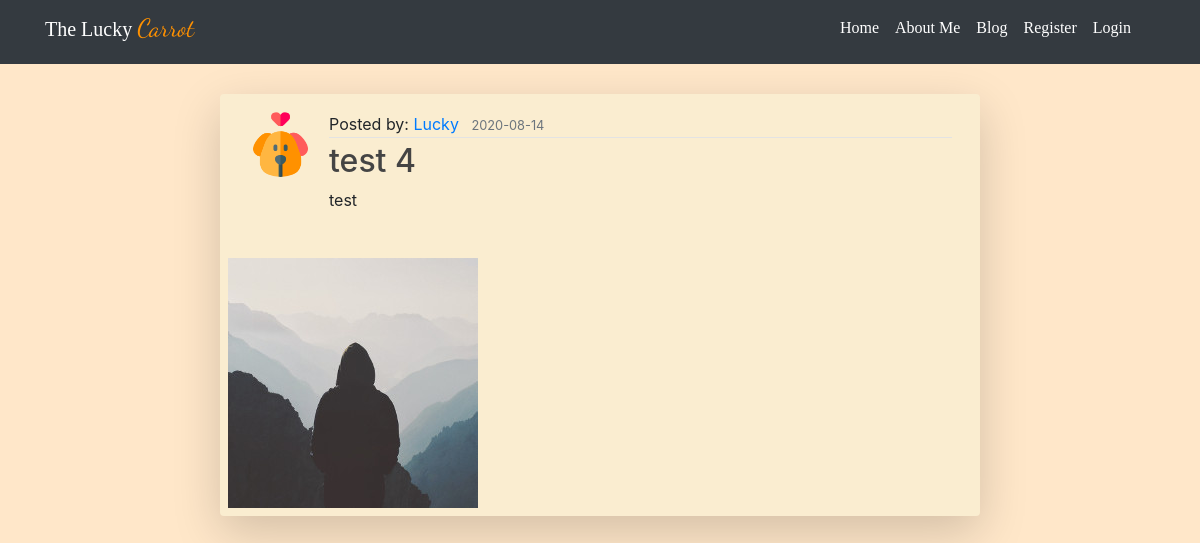
The app's page /blog/4 with its own data.
### luckycarrot/models.py (models this page shows, shortened)
class User(db.Model, UserMixin):
    id = db.Column(db.Integer, primary_key=True)
    username = db.Column(db.String(20), unique=True, nullable=False)
    email = db.Column(db.String(120), unique=True, nullable=False)
    password = db.Column(db.String(60), nullable=False)
    updates = db.Column(db.Boolean, unique=False, default=False, nullable=False)
    image_file = db.Column(db.String(20), nullable=False, default='default.png')
    admin_user = db.Column(db.Boolean, unique=False, default=False, nullable=False)
    posts = db.relationship('Post', backref='author', lazy=True)

class Post(db.Model):
    id = db.Column(db.Integer, primary_key=True)
    title = db.Column(db.String(100), nullable=False)
    date_posted = db.Column(db.DateTime, nullable=False,
                            default=datetime.utcnow)
    content = db.Column(db.Text, nullable=False)
    image_file = db.Column(db.String(20), nullable=False)
    user_id = db.Column(db.Integer, db.ForeignKey(
        'user.id'), nullable=False)

### luckycarrot/posts/routes.py (the view)
@posts.route('/blog/<int:post_id>')
def post(post_id):
    post = Post.query.get_or_404(post_id)
    return render_template('post.html', post=post)

### luckycarrot/templates/post.html (shortened to what this page needs)
{% extends 'main.html' %}
{% block links %}
<link rel="stylesheet" href="../static/css/post.css" type="text/css">
{% endblock %}
{% block content %}
    <div class='container-xl'>
        <div class="row">
            <div class="col-2"></div>
            <div class="col-8 shadow-lg p-2 mb-3 rounded borderBody">
                <article class='media content-section'>
                    <img class="rounded-circle article-img" src="{{ url_for('static', filename='profile_pictures/' + post.author.image_file)}}">
                    <div class='media-body'>
                        <div class="article-metadata">
                            <span>Posted by: <a class="mr-2" href="{{ url_for('main.about') }}">{{ post.author.username }}</a></span>
                            <small class='text-muted'>{{ post.date_posted.strftime('%Y-%m-%d') }}</small>
                        </div>
                        <h2 class="article-title">{{ post.title }}</h2>
                        <p class="article-content">{{ post.content }}</p>
                    </div>
                </article>
                <img src="{{ url_for('static', filename='post_pictures/' + post.image_file) }}">
            </div>
        </div>
    </div>
{% endblock %}

### luckycarrot/static/css/main.css (style rules this page uses)
body { background: #ffe7c9 !important; font-family: 'Bitter', serif; }
a { text-decoration: none !important; }
.borderBody { margin-top: 30px; background: #faedd0; }
.content-section { padding: 10px 20px; border-radius: 3px; margin-bottom: 20px; }

### luckycarrot/static/css/post.css (style rules this page uses)
.article-title { color: #444444; }
.article-content { white-space: pre-line; }
.article-img { height: 65px; width: 65px; margin-right: 16px; }
.article-metadata { padding-bottom: 1px; margin-bottom: 4px; border-bottom: 1px solid #e3e3e3 }

### records on screen
User: image_file (placeholder picture), author.username "Lucky"
Post: date_posted "2020-08-14", title "test 4", content "test", image_file (picture)
